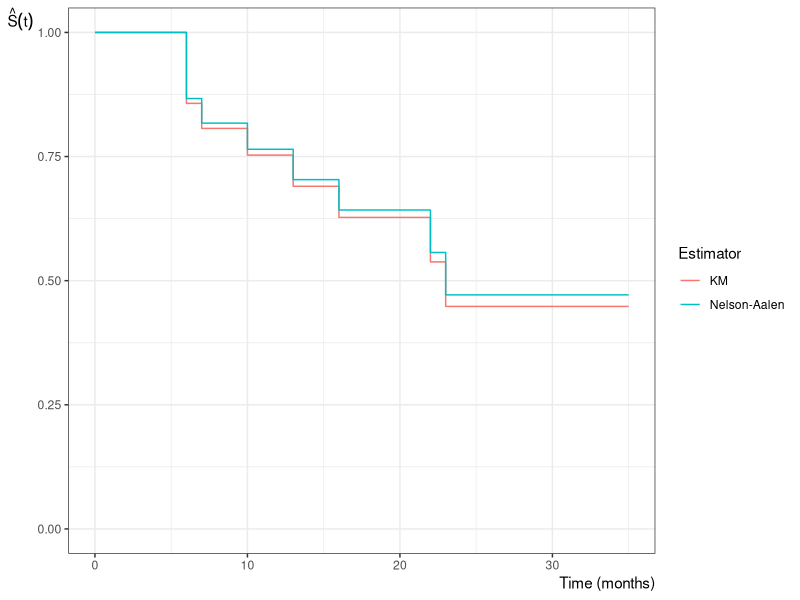
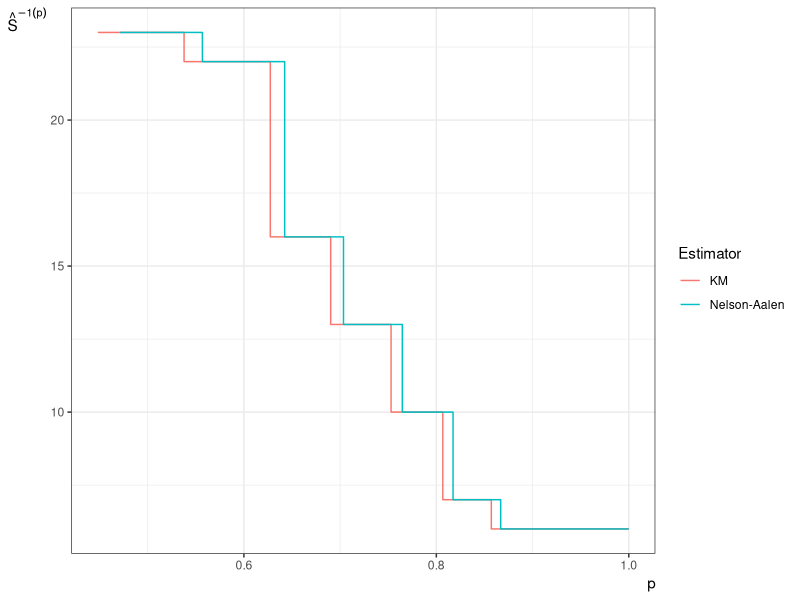

The R script that drew these images, in order:
## ---- chunk 1
#| code-fold: true
library(KMsurv)
library(dplyr)
library(survival)
data(drug6mp)

km_fit <- drug6mp |>
  mutate(surv = Surv(t2, relapse)) |>
  survfit(formula = surv ~ 1, data = _)

na_fit <- drug6mp |>
  mutate(surv = Surv(t2, relapse)) |>
  survfit(formula = surv ~ 1, type = "fleming-harrington", data = _)

tbl <- tibble(
  time = km_fit$time,
  n.risk = km_fit$n.risk,
  n.event = km_fit$n.event,
  surv_km = km_fit$surv,
  surv_na = na_fit$surv
) |>
  filter(n.event > 0)

library(knitr)
kable(
  tbl,
  digits = 3,
  col.names = c(
    "Time (months)",
    "At risk $r_i$",
    "Events $d_i$",
    "$\\hat{S}_{KM}(t)$",
    "$\\hat{S}_{NA}(t)$"
  )
)
## ---- chunk 2
#| code-fold: true
library(ggplot2)

surv_plot_data <- bind_rows(
  tibble(
    time = c(0, km_fit$time),
    surv = c(1, km_fit$surv),
    estimator = "KM"
  ),
  tibble(
    time = c(0, na_fit$time),
    surv = c(1, na_fit$surv),
    estimator = "Nelson-Aalen"
  )
)

ggplot(surv_plot_data, aes(x = time, y = surv, col = estimator)) +
  geom_step() +
  theme_bw() +
  xlab("Time (months)") +
  ylab(expression(hat(S)(t))) +
  expand_limits(y = 0) +
  labs(color = "Estimator") +
  theme(
    axis.title.x = element_text(angle = 0, vjust = 1, hjust = 1),
    axis.title.y = element_text(angle = 0, vjust = 1, hjust = 1)
  )
## ---- chunk 3
#| code-fold: true
library(ggplot2)
library(dplyr)

km_event_mask <- km_fit$n.event > 0
na_event_mask <- na_fit$n.event > 0

isf_plot_data <- bind_rows(
  tibble(
    p = c(km_fit$surv[km_event_mask], 1),
    t = c(
      km_fit$time[km_event_mask],
      km_fit$time[km_event_mask][1]
    ),
    estimator = "KM"
  ),
  tibble(
    p = c(na_fit$surv[na_event_mask], 1),
    t = c(
      na_fit$time[na_event_mask],
      na_fit$time[na_event_mask][1]
    ),
    estimator = "Nelson-Aalen"
  )
) |>
  arrange(estimator, p)

ggplot(isf_plot_data, aes(x = p, y = t, col = estimator)) +
  geom_step(direction = "hv") +
  theme_bw() +
  xlab("p") +
  ylab(expression(hat(S)^{-1}(p))) +
  labs(color = "Estimator") +
  theme(
    axis.title.x = element_text(angle = 0, vjust = 1, hjust = 1),
    axis.title.y = element_text(angle = 0, vjust = 1, hjust = 1)
  )
## ---- chunk 4
#| code-fold: show
quantile(km_fit, probs = 0.5)
## ---- chunk 5
#| code-fold: show
quantile(na_fit, probs = 0.5)
